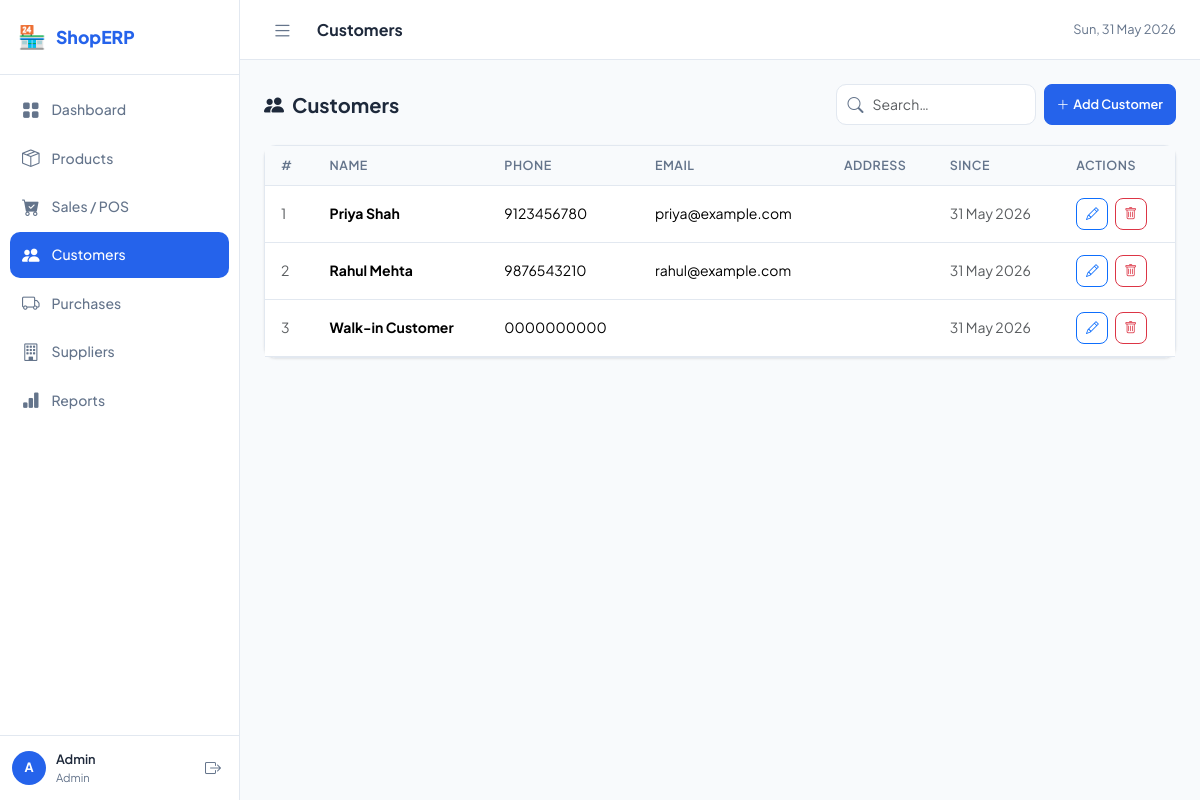
/modules/customers.php (signed in), run on the app's committed database.
### tables this page shows
CREATE TABLE IF NOT EXISTS customers (
    id INT AUTO_INCREMENT PRIMARY KEY,
    name VARCHAR(150) NOT NULL,
    phone VARCHAR(20),
    email VARCHAR(100),
    address TEXT,
    created_at TIMESTAMP DEFAULT CURRENT_TIMESTAMP
);

### modules/customers.php (the view, shortened to what this page needs)
<?php
require_once __DIR__ . '/../includes/config.php';
$search = trim($_GET['q'] ?? '');
$params = [];
$where  = '';
$customers = $pdo->prepare("SELECT * FROM customers $where ORDER BY id DESC");
$customers->execute($params);
$customers = $customers->fetchAll();
require_once __DIR__ . '/../includes/header.php';
?>
<div class="page-header">
    <h5><i class="bi bi-people-fill me-2"></i>Customers</h5>
    <div class="d-flex gap-2">
        <div class="search-bar">
            <i class="bi bi-search"></i>
            <form method="GET">
                <input type="text" name="q" class="form-control" placeholder="Search…" value="<?= htmlspecialchars($search) ?>" style="width:200px">
            </form>
        </div>
        <button class="btn btn-primary btn-sm" data-bs-toggle="modal" data-bs-target="#custModal">
            <i class="bi bi-plus-lg me-1"></i>Add Customer
        </button>
    </div>
</div>
<div class="card">
    <div class="table-responsive">
        <table class="table">
            <thead><tr><th>#</th><th>Name</th><th>Phone</th><th>Email</th><th>Address</th><th>Since</th><th>Actions</th></tr></thead>
            <tbody>
            <?php foreach ($customers as $i => $c): ?>
            <tr>
                <td class="text-muted"><?= $i+1 ?></td>
                <td><strong><?= htmlspecialchars($c['name']) ?></strong></td>
                <td><?= htmlspecialchars($c['phone']) ?></td>
                <td><?= htmlspecialchars($c['email']) ?></td>
                <td class="text-muted"><?= htmlspecialchars($c['address']) ?></td>
                <td class="text-muted"><?= date('d M Y', strtotime($c['created_at'])) ?></td>
                <td>
                    <button class="btn btn-sm btn-outline-primary btn-icon me-1" onclick='editCustomer(<?= json_encode($c) ?>)'><i class="bi bi-pencil"></i></button>
                    <form method="POST" class="d-inline" onsubmit="return confirm('Delete?')">
                        <button class="btn btn-sm btn-outline-danger btn-icon"><i class="bi bi-trash"></i></button>
                    </form>
                </td>
            </tr>
            <?php endforeach; ?>
            </tbody>
        </table>
    </div>
</div>
<?php require_once __DIR__ . '/../includes/footer.php'; ?>

### assets/css/app.css (style rules this page uses)
:root { --sidebar-w: 240px; --primary: #2563eb; --primary-light: #eff6ff; --primary-dark: #1d4ed8; --success: #16a34a; --danger: #dc2626; --warning: #d97706; --bg: #f8fafc; --surface: #ffffff; --border: #e2e8f0; --text: #1e293b; --muted: #64748b; --radius: 12px; --shadow: 0 1px 3px rgba(0,0,0,.06), 0 1px 2px rgba(0,0,0,.04); --shadow-md: 0 4px 16px rgba(0,0,0,.08); --font: 'Plus Jakarta Sans', sans-serif; }
* { box-sizing: border-box; margin: 0; padding: 0; }
body { font-family: var(--font); background: var(--bg); color: var(--text); display: flex; min-height: 100vh; }
.card { background: var(--surface); border: 1px solid var(--border); border-radius: var(--radius); box-shadow: var(--shadow); }
.table { margin: 0; font-size: .875rem; }
.table th { font-weight: 600; color: var(--muted); background: var(--bg); font-size: .78rem; text-transform: uppercase; letter-spacing: .5px; border-bottom: 1px solid var(--border); padding: 10px 16px; }
.table td { padding: 12px 16px; vertical-align: middle; border-color: var(--border); }
.btn-primary { background: var(--primary); border-color: var(--primary); font-weight: 600; }
.btn-sm { padding: 5px 12px; font-size: .8rem; border-radius: 8px; }
.btn-icon { width: 32px; height: 32px; padding: 0; border-radius: 8px; display: inline-flex; align-items: center; justify-content: center; }
.form-control, .form-select { border-color: var(--border); border-radius: 10px; font-size: .875rem; padding: 9px 14px; transition: border-color .15s, box-shadow .15s; }
.page-header { display: flex; align-items: center; justify-content: space-between; margin-bottom: 20px; }
.page-header h5 { font-weight: 700; margin: 0; }
.search-bar { position: relative; }
.search-bar i { position: absolute; left: 12px; top: 50%; transform: translateY(-50%); color: var(--muted); }
.search-bar input { padding-left: 36px; }

### data on the page
customers: name "Priya Shah", phone "9123456780", email "priya@example.com", created_at "31 May 2026"
customers: name "Rahul Mehta", phone "9876543210", email "rahul@example.com", created_at "31 May 2026"
customers: name "Walk-in Customer", phone "0000000000", created_at "31 May 2026"

### other printed values
APP_NAME "ShopERP"
$item['label'] "Dashboard"
$item['label'] "Products"
$item['label'] "Sales / POS"
$item['label'] "Customers"
$item['label'] "Purchases"
$item['label'] "Suppliers"
$item['label'] "Reports"
substr($_SESSION['user']['name'], 0, 1) "A"
$_SESSION['user']['name'] "Admin"
$_SESSION['user']['role'] "Admin"
$pageTitle "Customers"
